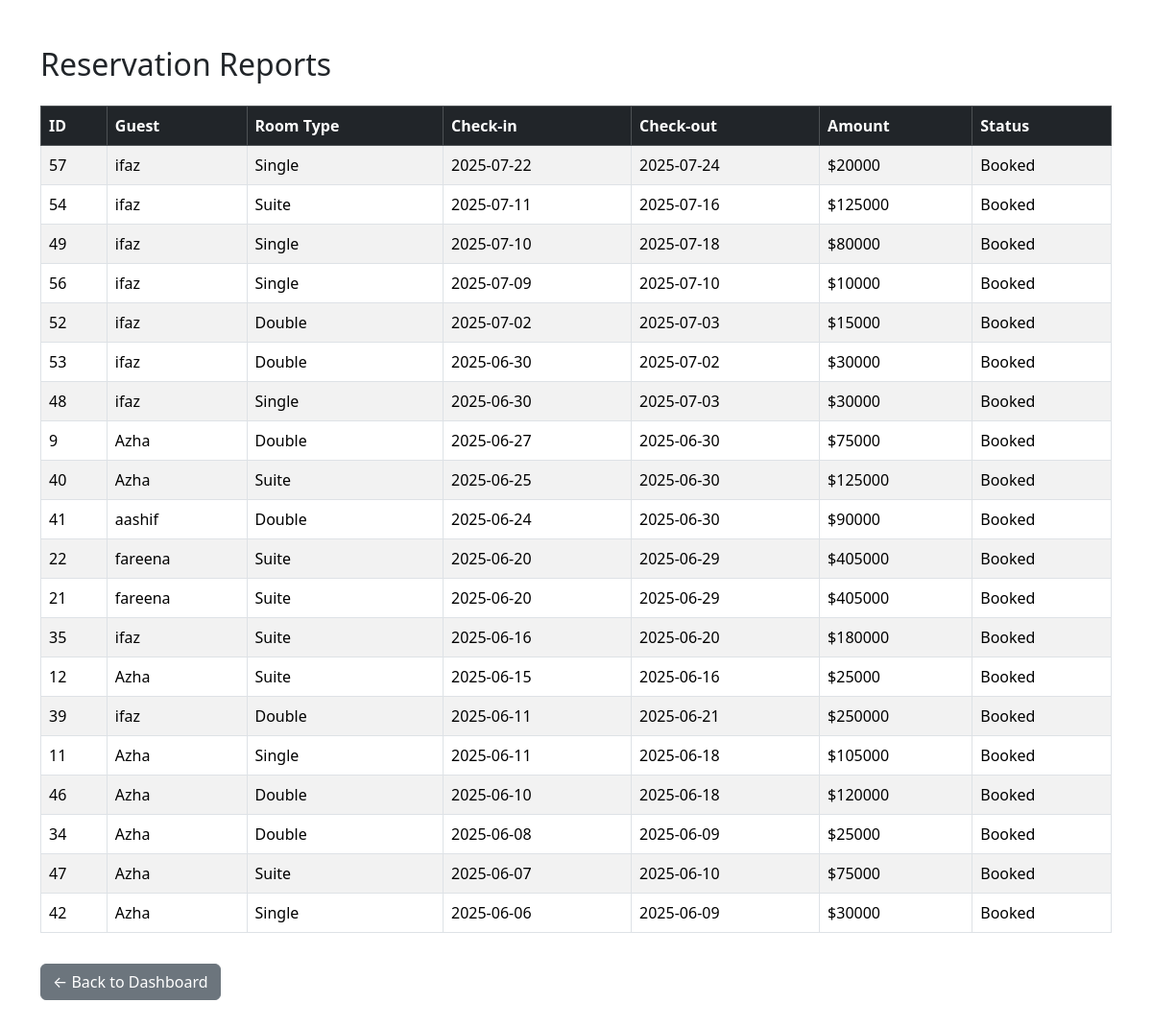
Page /report.php (signed in) on the committed database.
### tables this page shows
CREATE TABLE `reservations` (
  `reservation_id` int(10) UNSIGNED NOT NULL,
  `bulk_reservation_id` int(10) UNSIGNED DEFAULT NULL,
  `user_id` int(10) UNSIGNED NOT NULL,
  `room_id` int(10) UNSIGNED NOT NULL,
  `customer_name` varchar(100) NOT NULL,
  `room_type` varchar(50) NOT NULL,
  `check_in_date` date NOT NULL,
  `check_out_date` date NOT NULL,
  `status` enum('booked','confirmed','cancelled','no_show','check_in','check_out') NOT NULL DEFAULT 'booked',
  `amount` int(11) NOT NULL,
  `created_at` timestamp NOT NULL DEFAULT current_timestamp(),
  `cancelled_at` datetime DEFAULT NULL,
  `cancelled_by_scheduler` tinyint(1) DEFAULT 0,
  `cancellation_reason` varchar(255) DEFAULT NULL
);

CREATE TABLE `guest` (
  `user_id` int(11) UNSIGNED NOT NULL,
  `name` varchar(100) NOT NULL,
  `email` varchar(100) NOT NULL,
  `password` varchar(100) NOT NULL,
  `role` enum('guest','manager','travel_agency','reservation_clerk') NOT NULL
);

### report.php (the view, shortened to what this page needs)
<?php
include 'config.php';
$query = "SELECT r.reservation_id, g.name AS guest_name, r.room_type, r.check_in_date, r.check_out_date, r.amount, r.status
          FROM reservations r
          JOIN guest g ON r.user_id = g.user_id
          ORDER BY r.check_in_date DESC";
$result = mysqli_query($conn, $query);
?>
<!DOCTYPE html>
<html lang="en">
<head>
  <link href="https://cdn.jsdelivr.net/npm/bootstrap@5.3.2/dist/css/bootstrap.min.css" rel="stylesheet">
</head>
<body>
  <div class="container my-5">
    <h2 class="mb-4">Reservation Reports</h2>
    <?php if (mysqli_num_rows($result) > 0): ?>
    <table class="table table-bordered table-striped">
      <thead class="table-dark">
        <tr>
          <th>ID</th>
          <th>Guest</th>
          <th>Room Type</th>
          <th>Check-in</th>
          <th>Check-out</th>
          <th>Amount</th>
          <th>Status</th>
        </tr>
      </thead>
      <tbody>
        <?php while ($row = mysqli_fetch_assoc($result)): ?>
        <tr>
          <td><?= $row['reservation_id'] ?></td>
          <td><?= $row['guest_name'] ?></td>
          <td><?= $row['room_type'] ?></td>
          <td><?= $row['check_in_date'] ?></td>
          <td><?= $row['check_out_date'] ?></td>
          <td>$<?= $row['amount'] ?></td>
          <td><?= ucfirst($row['status']) ?></td>
        </tr>
        <?php endwhile; ?>
      </tbody>
    </table>
    <?php else: ?>
      <p>No reservations found.</p>
    <?php endif; ?>
    <a href="manager_page.php" class="btn btn-secondary mt-3">← Back to Dashboard</a>
  </div>
</body>
</html>

### rows in the picture
reservations: reservation_id "57", user.name "ifaz", room_type "Single", check_in_date "2025-07-22", check_out_date "2025-07-24", amount "20000", status "Booked"
reservations: reservation_id "54", user.name "ifaz", room_type "Suite", check_in_date "2025-07-11", check_out_date "2025-07-16", amount "125000", status "Booked"
reservations: reservation_id "49", user.name "ifaz", room_type "Single", check_in_date "2025-07-10", check_out_date "2025-07-18", amount "80000", status "Booked"
reservations: reservation_id "56", user.name "ifaz", room_type "Single", check_in_date "2025-07-09", check_out_date "2025-07-10", amount "10000", status "Booked"
reservations: reservation_id "52", user.name "ifaz", room_type "Double", check_in_date "2025-07-02", check_out_date "2025-07-03", amount "15000", status "Booked"
reservations: reservation_id "53", user.name "ifaz", room_type "Double", check_in_date "2025-06-30", check_out_date "2025-07-02", amount "30000", status "Booked"
reservations: reservation_id "48", user.name "ifaz", room_type "Single", check_in_date "2025-06-30", check_out_date "2025-07-03", amount "30000", status "Booked"
reservations: reservation_id "9", user.name "Azha", room_type "Double", check_in_date "2025-06-27", check_out_date "2025-06-30", amount "75000", status "Booked"
reservations: reservation_id "40", user.name "Azha", room_type "Suite", check_in_date "2025-06-25", check_out_date "2025-06-30", amount "125000", status "Booked"
reservations: reservation_id "41", user.name "aashif", room_type "Double", check_in_date "2025-06-24", check_out_date "2025-06-30", amount "90000", status "Booked"
reservations: reservation_id "22", user.name "fareena", room_type "Suite", check_in_date "2025-06-20", check_out_date "2025-06-29", amount "405000", status "Booked"
reservations: reservation_id "21", user.name "fareena", room_type "Suite", check_in_date "2025-06-20", check_out_date "2025-06-29", amount "405000", status "Booked"
reservations: reservation_id "35", user.name "ifaz", room_type "Suite", check_in_date "2025-06-16", check_out_date "2025-06-20", amount "180000", status "Booked"
reservations: reservation_id "12", user.name "Azha", room_type "Suite", check_in_date "2025-06-15", check_out_date "2025-06-16", amount "25000", status "Booked"
reservations: reservation_id "39", user.name "ifaz", room_type "Double", check_in_date "2025-06-11", check_out_date "2025-06-21", amount "250000", status "Booked"
reservations: reservation_id "11", user.name "Azha", room_type "Single", check_in_date "2025-06-11", check_out_date "2025-06-18", amount "105000", status "Booked"
reservations: reservation_id "46", user.name "Azha", room_type "Double", check_in_date "2025-06-10", check_out_date "2025-06-18", amount "120000", status "Booked"
reservations: reservation_id "34", user.name "Azha", room_type "Double", check_in_date "2025-06-08", check_out_date "2025-06-09", amount "25000", status "Booked"
reservations: reservation_id "47", user.name "Azha", room_type "Suite", check_in_date "2025-06-07", check_out_date "2025-06-10", amount "75000", status "Booked"
reservations: reservation_id "42", user.name "Azha", room_type "Single", check_in_date "2025-06-06", check_out_date "2025-06-09", amount "30000", status "Booked"
